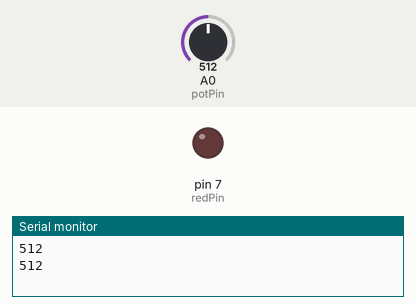
Recording of a sketch running on a simulated Arduino Uno, built with avr-gcc and run on an emulated ATmega328P. Parts: output pins drawn as LEDs (lit = HIGH), the last lines printed to the serial monitor. The test bench sets the inputs (shaded band); at power-on: A0 (potPin) = 512.

Above: at 2.8 s.
2.9 s: A0 (potPin) set to 991
7.2 s: A0 (potPin) set to 1013
At 10.5 s:
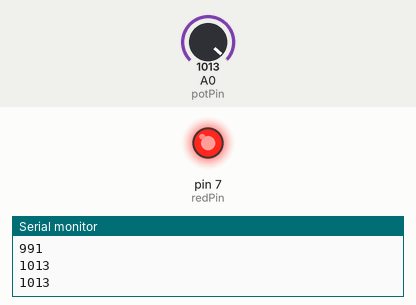
11.5 s: A0 (potPin) set to 990
At 14.8 s:
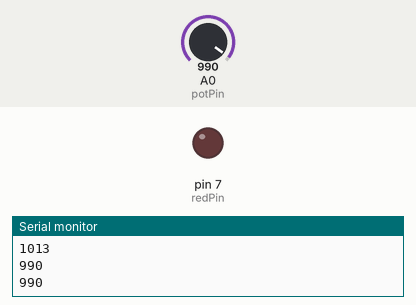
15.5 s: A0 (potPin) set to 1010
At 19.1 s:
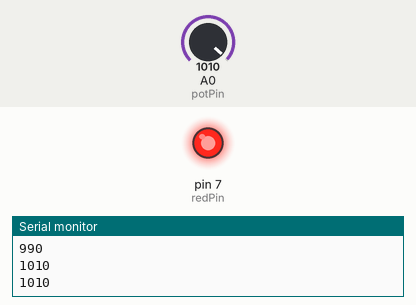
Timing chart, 0 to 20.5 s (numbered marks = the images above; inputs shaded):
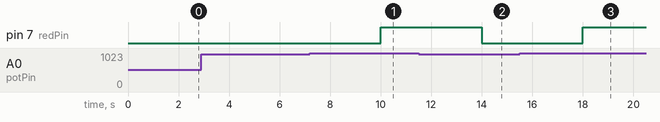

Measured:
- the behaviour switches between 1000 and 1001 on A0 (potPin) (found by bisection; images 0 and 1)
- after the input at 7.2 s, pin 7 (redPin): LOW → HIGH after 2.8 s
- after the input at 11.5 s, pin 7 (redPin): HIGH → LOW after 2.5 s
- after the input at 15.5 s, pin 7 (redPin): LOW → HIGH after 2.5 s

The sketch:

whileloop.ino
```cpp
int potVal;
int tme=2000;
int potPin=A0;
int redPin=7;

void setup() {
pinMode(potPin, INPUT);
pinMode(redPin, OUTPUT);
Serial.begin(9600);
}

void loop() {
  potVal=analogRead(potPin);
  Serial.println(potVal);
  delay(tme);

while(potVal>1000){
  digitalWrite(redPin, HIGH);
  potVal=analogRead(potPin);
  Serial.println(potVal);
  delay(tme);
  }
digitalWrite(redPin, LOW);
}
```
